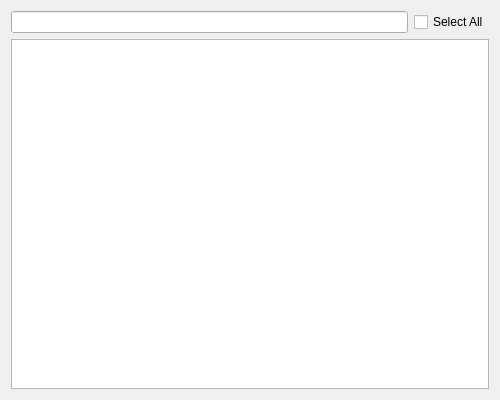
<?xml version="1.0" encoding="UTF-8"?>
<ui version="4.0">
 <class>Dialog</class>
 <widget class="QDialog" name="Dialog">
  <property name="geometry">
   <rect>
    <x>0</x>
    <y>0</y>
    <width>500</width>
    <height>400</height>
   </rect>
  </property>
  <property name="windowTitle">
   <string>Dialog</string>
  </property>
  <layout class="QVBoxLayout" name="verticalLayout">
   <item>
    <layout class="QHBoxLayout" name="horizontalLayout">
     <item>
      <widget class="SearchBar" name="searchBar"/>
     </item>
     <item>
      <widget class="QCheckBox" name="selectAllCheckBox">
       <property name="text">
        <string>Select All</string>
       </property>
      </widget>
     </item>
    </layout>
   </item>
   <item>
    <widget class="QListView" name="listView"/>
   </item>
  </layout>
 </widget>
 <layoutdefault spacing="6" margin="11"/>
 <customwidgets>
  <customwidget>
   <class>SearchBar</class>
   <extends>QLineEdit</extends>
   <header>searchbar.h</header>
  </customwidget>
 </customwidgets>
 <resources/>
 <connections/>
</ui>
